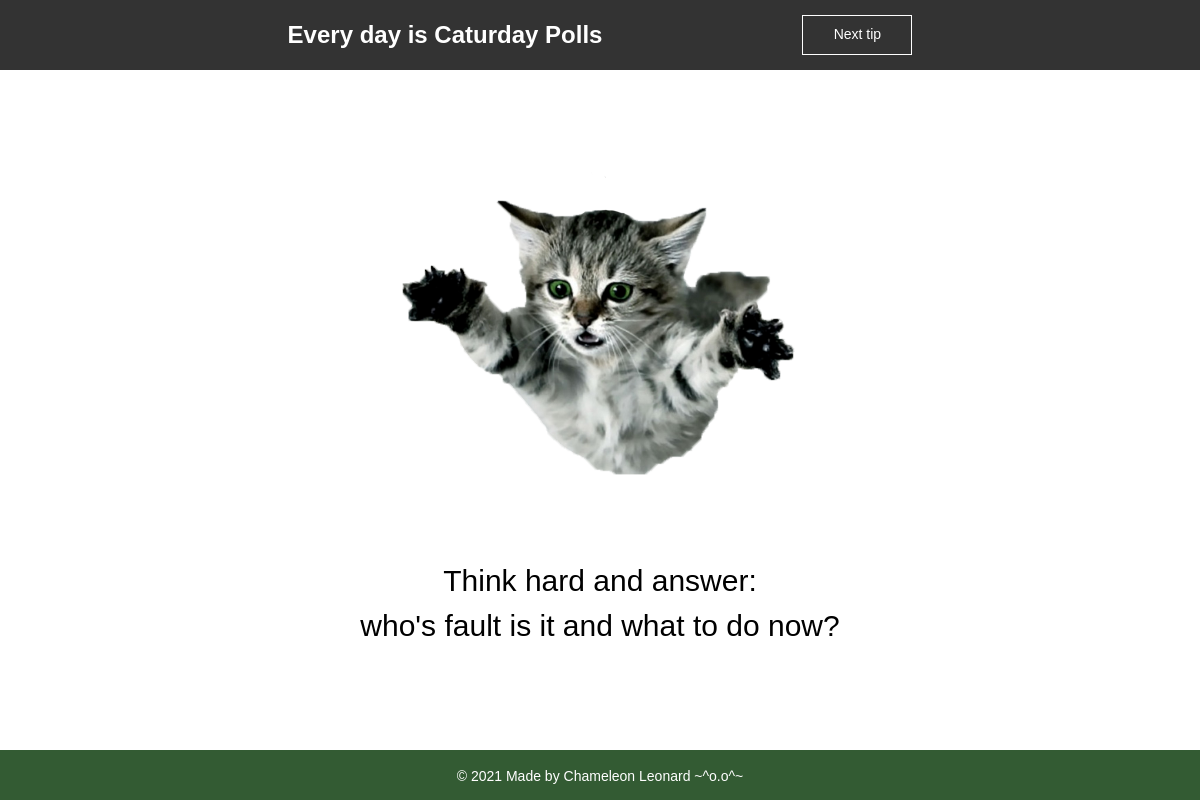
The app's page /thoth/tip/ with its own data.
### omnipotenthoth/models.py (models this page shows, shortened)
class Tip(models.Model):
    tip_text = models.CharField(max_length=200)
    image = models.ImageField(upload_to='thoth-img/')

### omnipotenthoth/views.py (the view)
# urls.py: path('tip/', views.tip_next, name="tip_next"),
def tip_next(request):
    tip = get_object_or_404(Tip, pk=rand_tip())
    return render(request, 'omnipotenthoth/thoth_face.html', {'tip': tip})

### omnipotenthoth/views.py (called while the page is built)
def rand_tip():
    max_id = Tip.objects.all().aggregate(max_id=Max("id"))['max_id']
    while True:
        pk = randint(1, max_id)
        if Tip.objects.filter(pk=pk):
            return pk

### omnipotenthoth/templates/omnipotenthoth/thoth_face.html
{% extends 'omnipotenthoth/index.html' %}
{% block content %}
    <div class="tip-img">
        <img class="img" src="{{ tip.image.url }}">
    </div>
    <div class="tip">
        <p>Think hard and answer:</p>
        <p class="phrase">{{ tip.tip_text }}</p>
    </div>
{% endblock %}

### omnipotenthoth/static/omnipotenthoth/css/style.css (style rules this page uses)
* { margin: 0; padding: 0; }
html, body { height: 100%; }
body { color: white; margin: 0 auto; font-family: Arial, sans-serif; font-weight: normal; }
.tip-img { margin: 60px auto; }
.img { display: block; margin: 0 auto; width: 70%; }
.tip { font-size: 30px; line-height: 1.5; color: #000; }
.tip p { text-align: center; }

### records on screen
Tip: image (picture), tip_text "who's fault is it and what to do now?"
